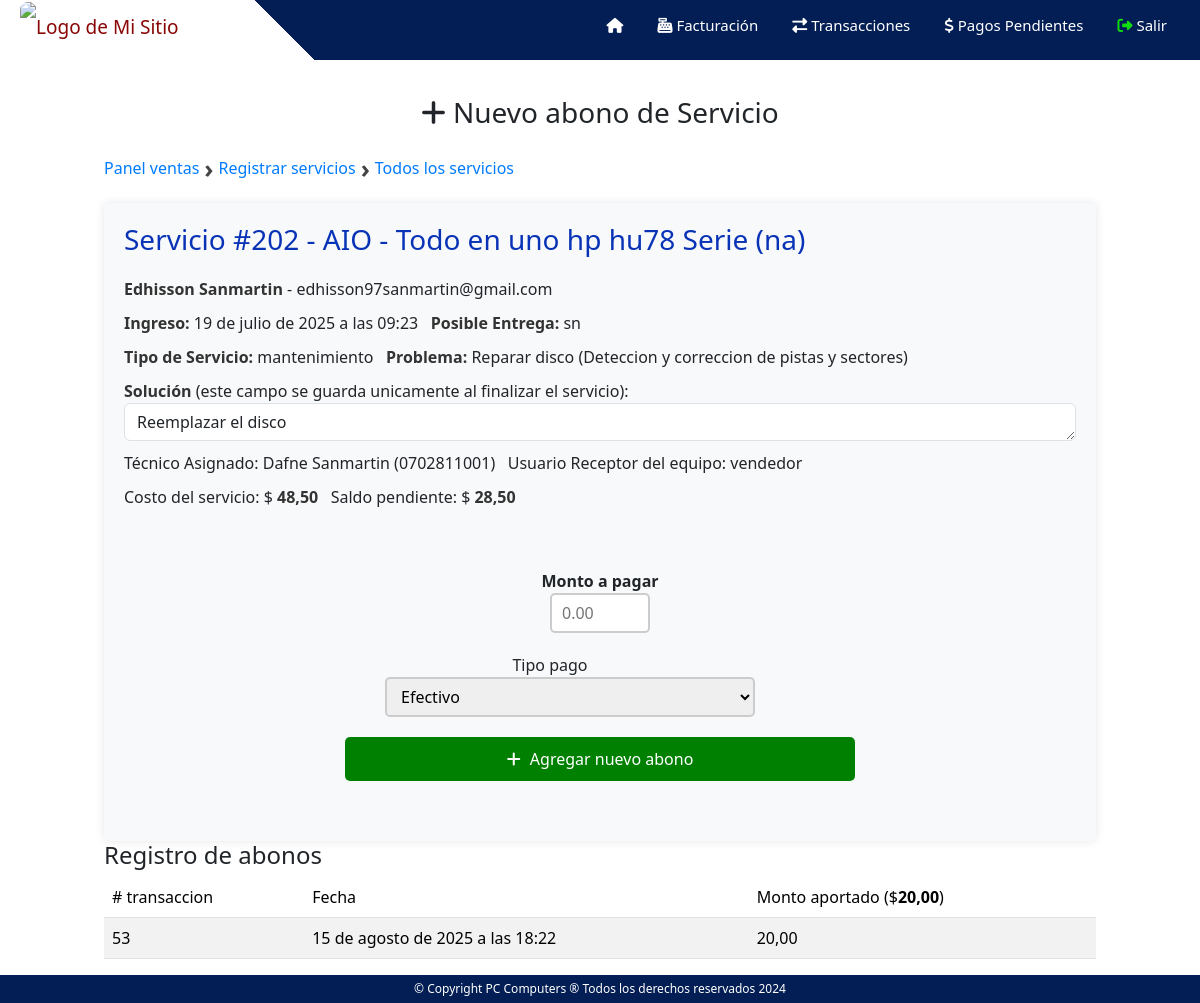
Page /ventas/registro_servicios/abono/202 (signed in) on the committed database.
### ventas/models.py (models this page shows)
class Servicio(models.Model):
    usuario = models.ForeignKey(User, on_delete=models.CASCADE)
    fecha_ingreso = models.DateTimeField(auto_now_add=True)
    fecha_entrega = models.DateTimeField(blank=True, null=True)
    tipo_servicio = models.CharField(max_length=100)
    equipo = models.CharField(max_length=100)
    marca = models.CharField(max_length=100)
    modelo = models.CharField(max_length=100)
    serie = models.CharField(max_length=100)
    descripcion_problema = models.TextField()
    solucion = models.TextField(blank=True, null=True)
    tecnico_asignado = models.CharField(max_length=100)
    usuario_recepta = models.CharField(max_length=100)
    costo = models.DecimalField(max_digits=10, decimal_places=2,blank=True, null=True)
    costo_sin_descuento = models.DecimalField(max_digits=10, decimal_places=2,blank=True, null=True)
    abonado = models.DecimalField(max_digits=10, decimal_places=2,blank=True, null=True)
    saldo = models.DecimalField(max_digits=10, decimal_places=2,blank=True, null=True)
    estado = models.CharField(max_length=15, default='pendiente')#el otro estado es terminado
    numero_reparacion = models.IntegerField(blank=True, null=True)

class PagoServicio(models.Model):
    servicio = models.ForeignKey(Servicio, on_delete=models.CASCADE)
    caja = models.ForeignKey(Caja, on_delete=models.CASCADE)
    fecha = models.DateTimeField(auto_now_add=True)
    abono = models.DecimalField(max_digits=10, decimal_places=2)
    tipoPago = models.CharField(max_length=50)
    numeroCheque = models.CharField(max_length=50, blank=True, null=True)
    banco = models.CharField(max_length=50, blank=True, null=True)
    numeroTransferencia = models.CharField(max_length=50, blank=True, null=True)

### ventas/decorators.py (the view)
    def wrapped_view(request, *args, **kwargs):
        if request.user.is_authenticated and request.user.groups.filter(name='Vendedores').exists():
            return view_func(request, *args, **kwargs)
        else:
            return redirect('/')

### ventas/views.py (called while the page is built)
@vendedor_required
def nuevo_abono(request, id_servicio):
    try:
        servicio = Servicio.objects.get(id = id_servicio)
    except Servicio.DoesNotExist:
        servicio = ''
    try:
        pagoServicio = PagoServicio.objects.filter(servicio = servicio)
    except Servicio.DoesNotExist:
        pagoServicio = ''
    return render(request, 'registro_servicios_abono.html',{"servicio":servicio,"pagoServicio":pagoServicio})

### templates/registro_servicios_abono.html (shortened to what this page needs)
{% extends "ventas.html" %}
{% block content %}
{% load static %}
<h3 class="titulo_abono"><i class="fa-solid fa-plus"></i> Nuevo abono de Servicio</h3>
<div class="breadcrumb">
    <a href="/ventas">Panel ventas</a>
    <span>›</span>
    <a href="/ventas/registro_servicios">Registrar servicios</a>
    <span>›</span>
    <a href="/ventas/servicio/todos_registros">Todos los servicios</a>
</div>
  {% if servicio%}
    <div class="service-details">
      <h3>Servicio #{{ servicio.id }} - {{ servicio.equipo }} {{ servicio.marca }} {{ servicio.modelo }} Serie ({%if servicio.serie%}{{ servicio.serie }}{%else%}NA{%endif%})</h3>
      <div class="service-info">
          <div class="info-item"><strong>{{servicio.usuario.first_name}} {{servicio.usuario.last_name}}</strong> - {{servicio.usuario.email}}</div>
          <div class="info-item"><strong>Ingreso:</strong> {{ servicio.fecha_ingreso }} <strong> &nbsp; Posible Entrega:</strong> {%if servicio.fecha_entrega %}{{ servicio.fecha_entrega }}{%else%}sn{%endif%}</div>
          <div class="info-item"><strong>Tipo de Servicio:</strong> {{ servicio.tipo_servicio }} <strong> &nbsp; Problema:</strong> {{ servicio.descripcion_problema }} </div>
          <div class="info-item">
            <strong>Solución </strong>(este campo se guarda unicamente al finalizar el servicio):
            <textarea id="solucion" name="solucion" class="form-control"  rows="1"  required>{%if servicio.solucion%}{{servicio.solucion}}{%endif%}</textarea>
          </div>
          <div class="info-item">Técnico Asignado: {{ servicio.tecnico_asignado }} &nbsp; Usuario Receptor del equipo: {{ servicio.usuario_recepta }}</div>
          <div class="info-item">Costo del servicio: $ <strong>{{ servicio.costo }}</strong> &nbsp; Saldo pendiente: $ <strong>{{ servicio.saldo }}</strong></div>
      </div>
    {% if servicio.saldo == 0 %}
    <div class="centar_botones_abono">
      <button type="button" class="finalizar-servicio-btn" data-id="{{ servicio.id }}" data-costo="{{ servicio.costo }}" data-problema="{{ servicio.descripcion_problema }}" data-abono="{{ servicio.saldo }}">Finalizar servicio</button>
    </div>
    {% else %}
    <form action="/ventas/registro_servicios/abono/generar_recibo_abono" id="miFormulario" method="post">
    <div class="agregar_abono">
      <div class="pago_abono">
        <label for="cedula" ><strong>Monto a pagar</strong></label>
        <input type="number" id="pago" name="pago" placeholder="0.00" >
        <div class="form-row-pago">
          <label for="tipoPago">Tipo pago</label>
          <select name="tipoPago" id="tipoPago" style="display: block;" onchange="mostrarNumeroCheque()">
              <option value="Efectivo">Efectivo</option>
          </select>
        </div>
    </div>
    <button class="agregarProducto" id="agregarpago"><i class="fa-solid fa-plus"></i> Agregar nuevo abono</i></button>
    </form>
    {% endif %}
  </div>
</div>
  {% if pagoServicio %}
    <h4>Registro de abonos </h4>
    <table class="table table-striped" id="tabla-productos">
        <thead>
        <tr>
            <th scope="col"># transaccion</th>
            <th scope="col">Fecha</th>
            <th scope="col">Monto aportado ($<strong>{{servicio.abonado}}</strong>)</th>
        </tr>
        </thead>
        <tbody id="pagos-tbody">
        {% for ps in pagoServicio%}
          <tr>
            <th scope="col">{{ps.id}}</th>
            <th scope="col">{{ps.fecha}}</th>
            <th scope="col">{{ps.abono}}</th>
          </tr>
        {% endfor%}
        </tbody>
    </table>
    {% endif %}
  {% else %}
  <div class="container_noencontrado">
    <p class="no_servicio">Servicio no encontrado :( por favor intenta nuevamente!</p>
    <a href="/ventas/registro_servicios" class="boton_regresar"><i class="fa-solid fa-rotate-left"></i> Regresar al Módulo de Servicios</a>
  </div>
  {% endif %}
{% endblock %}

### static/css/barraNavegacion.css (style rules this page uses)
* { margin: 0; padding: 0; box-sizing: border-box; list-style: none; text-decoration: none; }

### static/css/ventas_inicio.css (style rules this page uses)
body { font-family: Arial, sans-serif; background-color: #f0f0f0; color: #333; margin: 0; padding: 0; }
.form-row-pago { margin-right: 100px; }
.form-row-pago select { flex: 1; padding-left: 10px; padding-right: 10px; font-size: 16px; border: 1px solid #ccc; border-radius: 5px; box-sizing: border-box; height: 30px; }
.agregarProducto { display: block; margin: 0 auto; padding: 10px 20px; background-color: green; color: white; border: none; border-radius: 5px; cursor: pointer; margin-bottom: 20px; }
.agregarProducto i { margin-right: 5px; }
#pago { display: block; margin: 0 auto; padding: 10px; border: 2px solid #ccc; border-radius: 5px; max-width: 400px; min-height: 40px; max-height: 40px; margin-bottom: 20px; }
#tipoPago { border: 2px solid #ccc; border-radius: 5px; margin-left: 20px; margin-right: 20px; margin-bottom: 20px; height: 40px; }

### static/css/ventas_transacciones.css (style rules this page uses)
table { width: 100%; border-collapse: collapse; }
th, td { padding: 8px; border-bottom: 1px solid #ddd; }
th { background-color: #f2f2f2; color: #555; font-weight: normal; }

### static/css/operacion.css (style rules this page uses)
input[type="text"], input[type="number"], textarea, select { width: 100%; padding: 5px; margin-bottom: 5px; border: 1px solid #ccc; border-radius: 5px; box-sizing: border-box; }
form input, form button { width: 100%; padding: 10px; margin-top: 10px; border-radius: 5px; border: 1px solid #a1a1a1; }
form button { margin-top: 10px; background: #007BFF; color: white; border: none; cursor: pointer; }
.breadcrumb { font-size: 14px; color: #666; margin: 10px 0; display: flex; align-items: center; gap: 5px; }
.breadcrumb a { text-decoration: none; color: #007bff; font-weight: 500; transition: 0.3s; }
.breadcrumb span { font-size: 25px; font-weight: bold; color: #444; }

### templates/registro_servicios_abono.html (style rules this page uses)
.titulo_abono { text-align: center; margin-bottom:20px; }
.service-details { background: #f8f9fa; padding: 20px; border-radius: 5px; box-shadow: 0 0 10px rgba(0,0,0,0.1); }
.service-details h3 { margin-top: 0px; color: #0933b7; }
.service-info { margin: 20px 0; }
.info-item { margin-bottom: 10px; margin-top:5px; }
.info-item strong { color: #333; }
.pago_abono { margin:20px; text-align: center; }
#pago { max-width:100px; }
.agregar_abono { text-align: center; max-width: 550px; margin: 0 auto; padding: 20px; }

### rows in the picture
Servicio: id "202", equipo "AIO - Todo en uno", marca "hp", modelo "hu78", serie "na", usuario.first_name "Edhisson", usuario.last_name "Sanmartin", usuario.email "edhisson97sanmartin@gmail.com", fecha_ingreso "19 de julio de 2025 a las 09:23", tipo_servicio "mantenimiento", descripcion_problema "Reparar disco (Deteccion y correccion de pistas y sectores)", solucion "Reemplazar el disco", tecnico_asignado "Dafne Sanmartin (0702811001)", usuario_recepta "vendedor", costo "48,50", saldo "28,50", abonado "20,00"
PagoServicio: id "53", fecha "15 de agosto de 2025 a las 18:22", abono "20,00"
